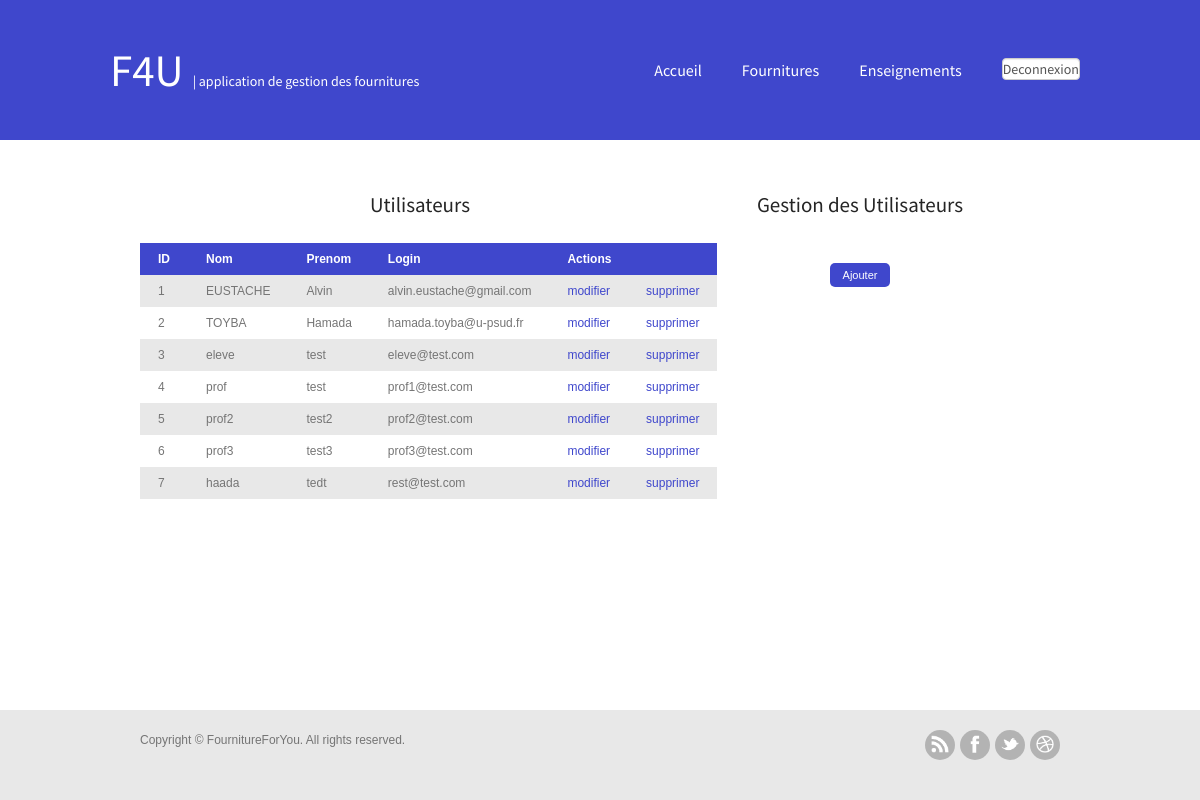
Page /main_panel.php?id=3&nom=eleve&prenom=test&mail=eleve@test.com (signed in) on the committed database.
### tables this page shows
CREATE TABLE IF NOT EXISTS `personne` (
  `id_Personne` int(11) NOT NULL AUTO_INCREMENT,
  `Nom` varchar(25) NOT NULL,
  `Prenom` varchar(25) NOT NULL,
  `login` varchar(25) NOT NULL,
  `mdp` varchar(25) NOT NULL,
  PRIMARY KEY (`id_Personne`),
  UNIQUE KEY `login` (`login`)
);

### include/fonction.inc (the view, shortened to what this page needs)
<?php
function usersList($bdd)
{
	$req = "SELECT id_Personne, Nom, Prenom, login FROM personne";
	$requete = $bdd->prepare($req);
	$requete->execute();
	$result = $requete -> get_result();
	while ($val = $result -> fetch_assoc())
		{
				$id = $val['id_Personne'];
				$nom = $val['Nom'];
				$prenom = $val['Prenom'];
				$login = $val['login'];
				echo "<tr>";
				echo "<td>$id</td>";
				echo "<td>$nom</td>";
				echo "<td>$prenom</td>";
				echo "<td>$login</td>";
				echo '<td><a href="main_panel.php?id='. $id .'&nom='. $nom .'&prenom='. $prenom .'&mail='. $login .'#oModal">modifier</a></td>';
				echo '<td><a href="include/usersDel.php?id='. $id .'">supprimer</a></td>';
				echo "</tr>\n";
		}
}
?>

### css/style.css (style rules this page uses)
body { font-family:Arial, Helvetica, sans-serif;padding:0;font-size:12px;margin:0 auto;color:#757575;background-color:#FFFFFF; }
p { padding:0;margin:0px;text-align:left;line-height:20px; }
a { color:#3f47cc; text-decoration:none; }
a img { border:none; }
.footer { padding:20px 0 40px 0; margin:20px 0 0 0; clear:both; width:100%; background-color:#e8e8e8;position:absolute;bottom:0; }
.footer_content { margin:auto;width:1000px; }
.footer_left { float:left; padding:0 0 0 40px; }
.footer_right { float:right; padding:0 40px 0 0; }
ul.social_icons { margin:0px; padding:0px; list-style:none; }
ul.social_icons li { float:left; }
ul.social_icons li a { width:30px;height:30px;display:block;border-radius:15px;-moz-border-radius:15px;-webkit-border-radius:15px;-khtml-border-radius:15px;float:left;margin:0px 0 0px 5px;background-color:#b3b3b3;text-align:center; }
ul.social_icons li a img { width:60%; display:block; margin:5px auto; }

### css/demo.css (style rules this page uses)
*, *:after, *:before { -webkit-box-sizing: border-box; -moz-box-sizing: border-box; box-sizing: border-box; }
body { font-family: 'Lato', Arial, sans-serif; color: #7c8d87; background: #f8f8f8; }
a { color: #f98740; text-decoration: none; }

### css/component.css (style rules this page uses)
td, th { padding: 0.75em 1.5em; text-align: left; }
tbody tr:nth-child(2n-1) { background-color: #e8e8e8; transition: all .125s ease-in-out; }

### rows in the picture
personne: id_Personne "1", Nom "EUSTACHE", Prenom "Alvin", login "alvin.eustache@gmail.com"
personne: id_Personne "2", Nom "TOYBA", Prenom "Hamada", login "hamada.toyba@u-psud.fr"
personne: id_Personne "3", Nom "eleve", Prenom "test", login "eleve@test.com"
personne: id_Personne "4", Nom "prof", Prenom "test", login "prof1@test.com"
personne: id_Personne "5", Nom "prof2", Prenom "test2", login "prof2@test.com"
personne: id_Personne "6", Nom "prof3", Prenom "test3", login "prof3@test.com"
personne: id_Personne "7", Nom "haada", Prenom "tedt", login "rest@test.com"
